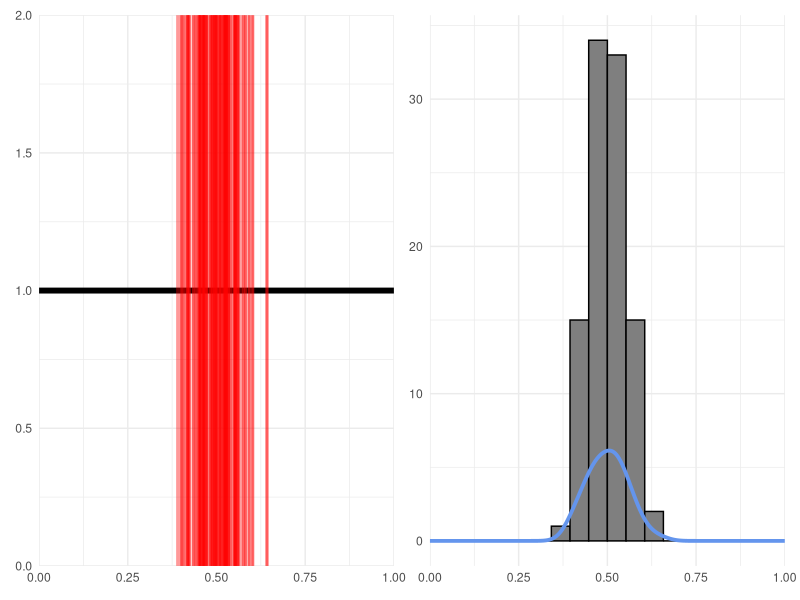

R code for this plot:
# ------------------------------------------------------------
# Central‑Limit‑Theorem demo – uniform data  ➜ sample means
# ------------------------------------------------------------
library(ggplot2)
library(dplyr)
library(patchwork)   # easiest way to put the two plots side‑by‑side
set.seed(123)        # reproducible results

## 1) Generate 1000 points from a Uniform(0,1) distribution
pop <- runif(1000, min = 0, max = 1)

## 2 & 3) Take 100 simple‑random samples of size 25 and keep their means
n_samples   <- 100
sample_size <- 25

sample_means <- replicate(
  n_samples,
  mean(sample(pop, size = sample_size, replace = FALSE))
)

means_df <- tibble(mean = sample_means)

## 4) Plot 1 – “population” density (a flat line) + vertical red lines for each mean
p_left <- ggplot() +
  # horizontal black segment representing the constant pdf of Uniform(0,1)
  geom_segment(aes(x = 0, xend = 1, y = 1, yend = 1),
               size = 2, colour = "black") +
  # vertical red lines at the locations of the 100 sample means
  geom_linerange(data = means_df,
                 aes(x = mean, ymin = 0, ymax = 2),
                 colour = "red", alpha = 0.4, size = 1) +
  scale_x_continuous(limits = c(0, 1), expand = c(0, 0)) +
  scale_y_continuous(limits = c(0, 2), expand = c(0, 0)) +
  labs(x = NULL, y = NULL) +
  theme_minimal()

## 5) Plot 2 – histogram of the sample means
p_right <- ggplot(means_df, aes(mean)) +
  geom_histogram(bins = 20, fill = "grey50", colour = "black") +
  scale_x_continuous(limits = c(0, 1), expand = c(0, 0)) +
  labs(x = NULL, y = NULL) +
  theme_minimal()+ 
  geom_density(color = "cornflowerblue", alpha = 0.5, 
               size = 1.3,
               adjust = 1.5)

## Display the two plots side by side
p_left + p_right
